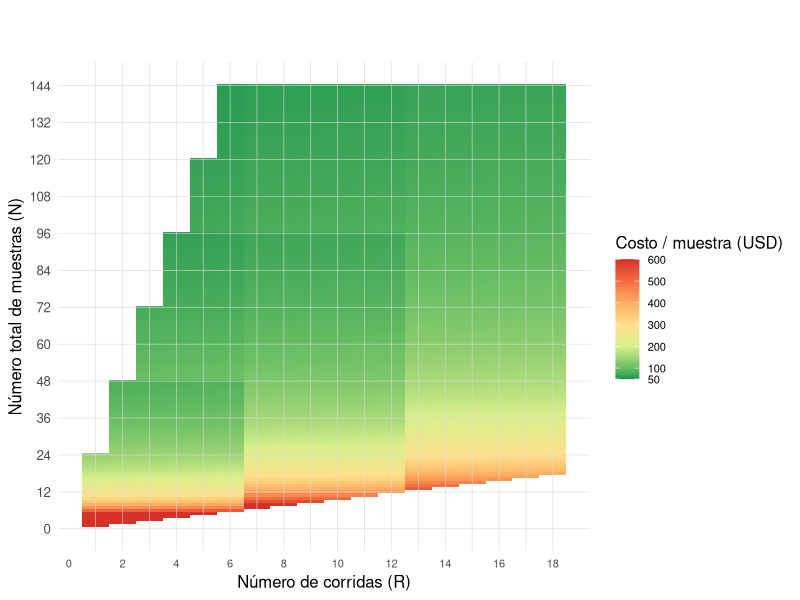
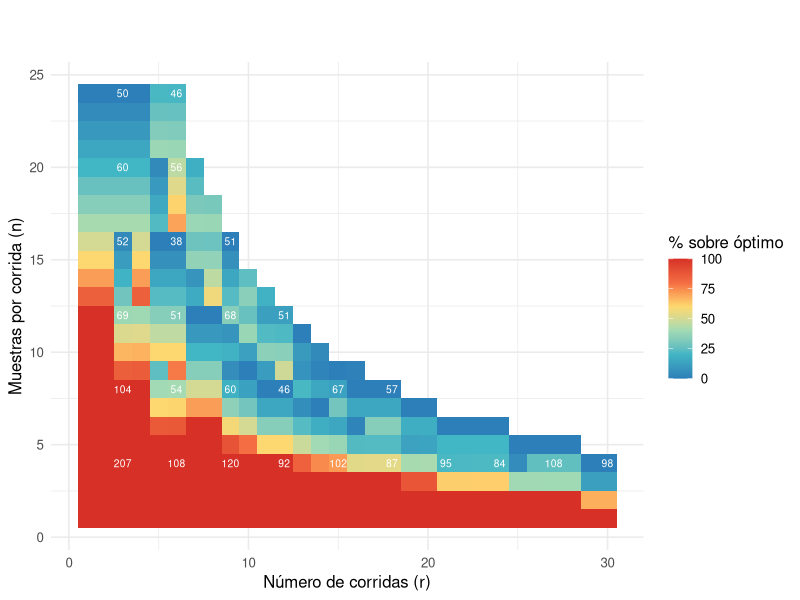

Reproduce these figures in R, in order.
## ---- chunk 1
library(tidyverse)
library(scales)

# -----------------------------
# PARÁMETROS
# -----------------------------
C_FC   <- 1125.20
C_RBK  <- 1300
C_RAA  <- 543
C_WGA  <- 18.90
C_wash <- 32.33

# -----------------------------
# FUNCIÓN DE COSTO PROMEDIO
# -----------------------------
cost_surface <- function(N, R){

  # escenarios inviables
  if(R > N) return(NA_real_)

  n_bar <- N / R

  # restringimos a espacio operativo razonable
  if(n_bar < 0 || n_bar > 24) return(NA_real_)

  RBK <- ceiling(N / 144)
  RAA <- ceiling(R / 6)
  FC  <- max(ceiling(N / 48), ceiling(R / 6))

  total_cost <-
    N * C_WGA +
    RBK * C_RBK +
    RAA * C_RAA +
    FC * C_FC +
    (R - FC) * C_wash

  total_cost / N
}

# -----------------------------
# GRILLA GLOBAL
# -----------------------------
grid_cost <- expand_grid(
  N = 1:144,
  R = 1:18
) %>%
  mutate(
    muestras_por_corrida = N / R,
    cost_per_sample = map2_dbl(N, R, cost_surface)
  ) %>%
  filter(!is.na(cost_per_sample))

# -----------------------------
# HEATMAP
# -----------------------------
ggplot(grid_cost, aes(x = R, y = N, fill = cost_per_sample)) +
  geom_tile(color = NA) +

geom_vline(xintercept = seq(1, 18, by = 1),
           color = "grey85", linewidth = 0.2) +

geom_hline(yintercept = seq(0, 144, by = 12),
           color = "grey85", linewidth = 0.2)+
  
scale_fill_gradientn(
  colours = c(
    "#1a9850",  # verde fuerte
    "#66bd63",
    "#d9ef8b",
    "#fee08b",
    "#fdae61",
    "#f46d43",
    "#d73027"
  ),
  values = scales::rescale(c(50, 100, 200, 300, 400, 500, 600)),
  limits = c(50, 600),
  oob = scales::squish,
  breaks = c(50, 100, 200, 300, 400, 500, 600),
  labels = scales::label_number(accuracy = 1),
  name = "Costo / muestra (USD)"
) +
  scale_x_continuous(breaks = seq(0, 30, by = 2)) +
  scale_y_continuous(breaks = seq(0, 144, by = 12)) +
  labs(
    title = "",
    subtitle = "",
    x = "Número de corridas (R)",
    y = "Número total de muestras (N)"
  ) +
  theme_minimal(base_size = 12)  +
  theme(
    panel.grid = element_blank(),
    axis.text.x = element_text(size = 8)
  )+
  theme(
  legend.text = element_text(size = 8)
)

## ---- chunk 2
# ============================================================
# MAPA UNIFICADO CORREGIDO (RBK = 144)
# ============================================================

library(tidyverse)
library(purrr)
library(scales)

# -----------------------------
# PARÁMETROS (ALINEADOS CON TABLA)
# -----------------------------
C_FC   <- 1125.20
C_RBK  <- 1300
C_RAA  <- 543
C_WGA  <- 18.90
C_wash <- 32.33

# ============================================================
# SIMULADOR
# ============================================================

simulate_runs <- function(runs){

  FC_count <- 1
  RBK_count <- 1
  WGA_count <- 1

  run_in_fc <- 0
  samples_in_fc <- 0
  total_samples <- 0

  reactions_left <- 6

  total_cost <- C_FC + C_RBK   # sin RAA inicial

  log <- list()

  for(i in seq_along(runs)){

    n <- runs[i]
    evento <- c()

    # cambio de FC
    if(samples_in_fc + n > 48 || run_in_fc >= 6){
      FC_count <- FC_count + 1
      run_in_fc <- 0
      samples_in_fc <- 0
      total_cost <- total_cost + C_FC
      evento <- c(evento, "Nuevo FC")
    }

    # wash
    wash_cost <- 0
    if(run_in_fc > 0){
      total_cost <- total_cost + C_wash
      wash_cost <- C_wash
      evento <- c(evento, "Wash")
    }

    # RBK
    RBK_needed <- ceiling((total_samples + n) / 144)
    if(RBK_needed > RBK_count){
      RBK_count <- RBK_needed
      total_cost <- total_cost + C_RBK
      evento <- c(evento, "Compra RBK")
    }

    # WGA (100 muestras)
    WGA_needed <- ceiling((total_samples + n) / 100)
    if(WGA_needed > WGA_count){
      WGA_count <- WGA_needed
      total_cost <- total_cost + C_WGA * 100
      evento <- c(evento, "Compra WGA")
    }

    total_samples <- total_samples + n

    # RAA
    if(reactions_left == 0){
      reactions_left <- 6
      total_cost <- total_cost + C_RAA
      evento <- c(evento, "Compra RAA")
    }

    reactions_left <- reactions_left - 1

    run_in_fc <- run_in_fc + 1
    samples_in_fc <- samples_in_fc + n

    log[[i]] <- tibble(
      costo_promedio_global = total_cost / total_samples
    )
  }

  bind_rows(log)
}

# ============================================================
# FUNCIÓN COSTO (RESTRINGIDA A RBK)
# ============================================================

calc_cost_nr <- function(n, r){

  if(n * r > 144) return(NA_real_)

  runs <- rep(n, r)
  res <- simulate_runs(runs)

  tail(res$costo_promedio_global, 1)
}

# ============================================================
# GRID
# ============================================================

grid_op <- expand.grid(
  n = 1:24,
  r = 1:30
) %>%
  filter(n * r <= 144)

grid_op <- grid_op %>%
  mutate(
    costo = map2_dbl(n, r, calc_cost_nr)
  )

# óptimo por r
optimos <- grid_op %>%
  group_by(r) %>%
  summarise(costo_opt = min(costo, na.rm = TRUE), .groups = "drop")

grid_op <- grid_op %>%
  left_join(optimos, by = "r") %>%
  mutate(
    exceso_pct = 100 * (costo / costo_opt - 1)
  )

# ============================================================
# GRÁFICO FINAL
# ============================================================

ggplot(grid_op, aes(x = r, y = n, fill = exceso_pct)) +

  geom_tile() +

  geom_text(
    data = grid_op %>% filter(n %% 4 == 0, r %% 3 == 0),
    aes(label = round(costo, 0)),
    size = 2.6, color= "white",
  ) +

  scale_fill_gradientn(
    colors = c("#2C7FB8", "#41B6C4", "#A1DAB4", "#FDD870", "#F46D43", "#D73027"),
    limits = c(0, 100),
    oob = scales::squish,
    name = "% sobre óptimo"
  ) +

  labs(
    title = "",
    subtitle = "",
    x = "Número de corridas (r)",
    y = "Muestras por corrida (n)"
  ) +

  theme_minimal(base_size = 12)
